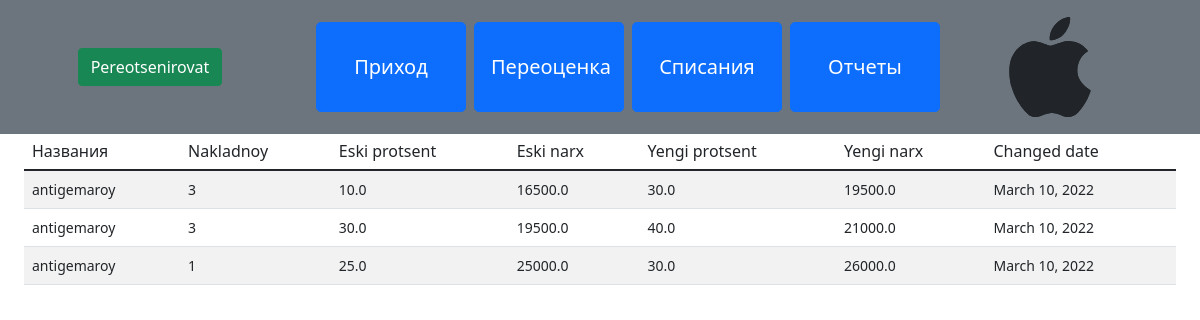
The app's page /pereotsenka/ with its own data.
### dorilar/models.py (models this page shows, shortened)
class Pereotsenka(models.Model):
    tovar_id = models.BigIntegerField()
    eski_protsent = models.FloatField()
    eski_narx = models.FloatField()
    yengi_foiz = models.FloatField()
    yengi_narx = models.FloatField()
    changed_time = models.DateField(auto_now_add=True)

class Tovar(models.Model):
    shtrixKod = models.BigIntegerField()
    name = models.CharField(max_length=200)
    tip_tovara = models.ForeignKey(TipTovara, on_delete=models.CASCADE)
    shtukPachke = models.IntegerField()

### dorilar/views.py (the view)
# urls.py: path('pereotsenka/', pereotsenka, name='pereotsenka'),
def pereotsenka(request):
    if request.method == "GET":
        pereotsen = Pereotsenka.objects.all()
        obj = []
        for elem in pereotsen:
            obj.append({
                'name': str(Nakladnoy.objects.get(id=elem.tovar_id).tovar.name),
                'naklad': int(Nakladnoy.objects.get(id=elem.tovar_id).nakladnoy.nakladnoy_nom),
                'changes': elem
            })
    return render(
        request,
        'pereotsenka/pereotsenka.html',
        {
            "pereotsenki": obj
        }
    )

### dorilar/templates/pereotsenka/pereotsenka.html (shortened to what this page needs)
{% extends 'base.html' %}
{% load static %}
{% block btns %}
    <div class="col-3 py-5 d-flex justify-content-center">
        <button type="button" class="btn btn-success" data-toggle="modal" data-target="#pereotsenka">Pereotsenirovat</button>
    </div>
{% endblock btns %}
{% block main %}
    <div class="container-fluid bg-silver">
        <table class="table table-striped table-hover">
            <thead class="border-bottom font-weight-bold">
                <tr class="h6">
                    <td>Названия</td>
                    <td>Nakladnoy</td>
                    <td>Eski protsent</td>
                    <td>Eski narx</td>
                    <td>Yengi protsent</td>
                    <td>Yengi narx</td>
                    <td>Changed date</td>
                </tr>
            </thead>
            <tbody>
                {% for elem in pereotsenki %}
                    <tr class="small">
                        <td>{{ elem.name }}</td>
                        <td>{{ elem.naklad }}</td>
                        <td>{{ elem.changes.eski_protsent }}</td>
                        <td>{{ elem.changes.eski_narx }}</td>
                        <td>{{ elem.changes.yengi_foiz }}</td>
                        <td>{{ elem.changes.yengi_narx }}</td>
                        <td>{{ elem.changes.changed_time }}</td>
                    </tr>
                {% endfor %}
            </tbody>
        </table>
    </div>
{% endblock main %}

### records on screen
Pereotsenka: name "antigemaroy", naklad "3", changes.eski_protsent "10.0", changes.eski_narx "16500.0", changes.yengi_foiz "30.0", changes.yengi_narx "19500.0", changes.changed_time "March 10, 2022"
Pereotsenka: name "antigemaroy", naklad "3", changes.eski_protsent "30.0", changes.eski_narx "19500.0", changes.yengi_foiz "40.0", changes.yengi_narx "21000.0", changes.changed_time "March 10, 2022"
Pereotsenka: name "antigemaroy", naklad "1", changes.eski_protsent "25.0", changes.eski_narx "25000.0", changes.yengi_foiz "30.0", changes.yengi_narx "26000.0", changes.changed_time "March 10, 2022"
